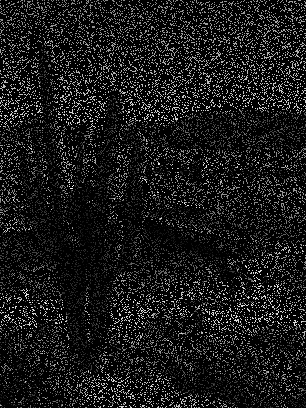
%> input picture img_restore/data/test/A.png, 306 x 408 px
$ octave --eval "result = extractHOGFeatures(imread('../../img_restore/data/test/A.png'));"   (GNU Octave 9; MATLAB toolbox functions it lacks are replaced by stand-ins)
%> lines starting %> are read from the running program, lines starting %| are printed output that depends on the picture
function featurevec = extractHOGFeatures(img)
img=double(img);
step=8;
%step*step个像素作为一个cell
[m1, n1]=size(img);
%> m1 = 408; n1 = 306
img=imresize(img,[floor(m1/step)*step,floor(n1/step)*step],'nearest');
%> img: size 408x304 double
[m, n]=size(img);
%> m = 408; n = 304

% 2、%伽马校正
img=sqrt(img);
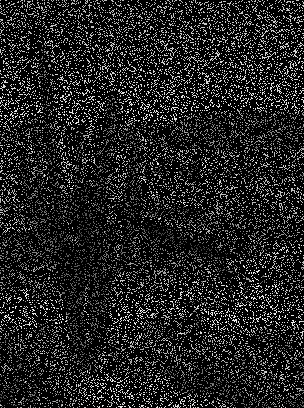
%> img: size 408x304 double; min 0, max 15.97, mean 2.21; drawn with min black and max white

% 3、求梯度和方向
fy=[-1 0 1];
fx=fy';
Iy=imfilter(img,fy,'replicate');    %竖直梯度
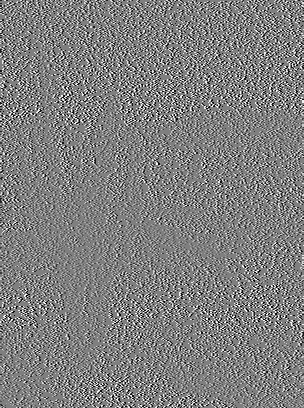
%> Iy: size 408x304 double; min -15.97, max 15.97, mean -0.00193; drawn with min black and max white
Ix=imfilter(img,fx,'replicate');    %水平梯度
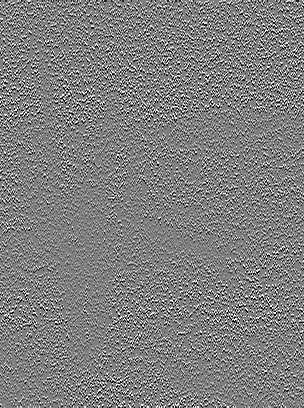
%> Ix: size 408x304 double; min -15.97, max 15.97, mean -0.000248; drawn with min black and max white
Ied=sqrt(Ix.^2+Iy.^2);              %梯度值
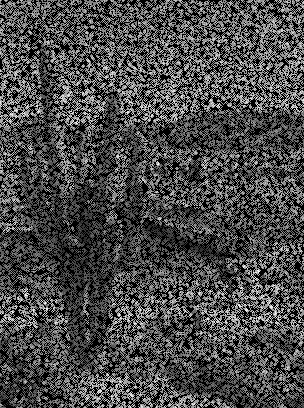
%> Ied: size 408x304 double; min 0, max 22.25, mean 6.5; drawn with min black and max white
Iphase=Iy./Ix;
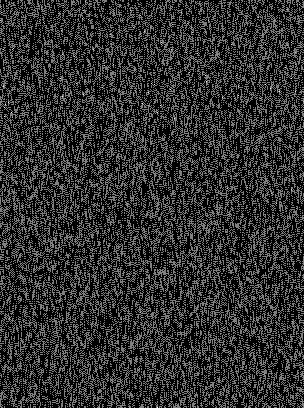
%> Iphase: size 408x304 double; 64.33% of the values are NaN or infinite; the others: min -434.3, max 430.5, mean 0.121; drawn with min black, max white, NaN and infinite black
the=atan(Iphase)*180/3.14159;
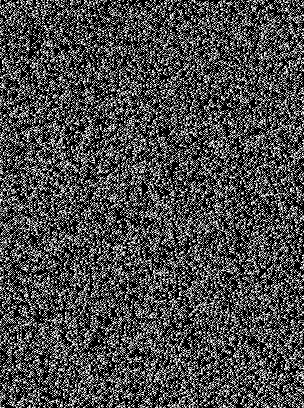
%> the: size 408x304 double; 41.77% of the values are NaN or infinite; the others: min -90, max 90, mean 0.185; drawn with min black, max white, NaN and infinite black
%求梯度角度

for i=1:m
    for j=1:n
        if(Ix(i,j)>=0 && Iy(i,j)>=0) %第一象限
            the(i,j)=the(i,j);
        elseif(Ix(i,j)<=0 && Iy(i,j)>=0) %第二象限
            the(i,j)=the(i,j)+180;
        elseif(Ix(i,j)<=0 && Iy(i,j)<=0) %第三象限
            the(i,j)=the(i,j)+180;
        elseif(Ix(i,j)>=0 && Iy(i,j)<=0) %第四象限
            the(i,j)=the(i,j)+360;
        end

        if isnan(the(i,j))==1
            the(i,j)=0;
        end

    end
end
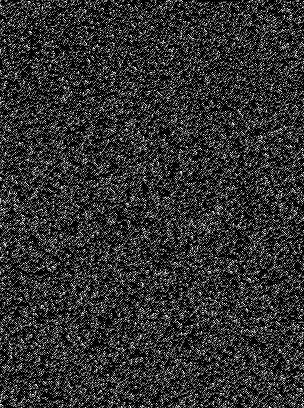
%> the: size 408x304 double; min 0, max 359.9, mean 63.3; drawn with min black and max white
the=the+0.000001;

% 4、划分cell，求cell的直方图( 1 cell = 8*8 pixel )
clear i j;

step=8;
orient=9;               %方向直方图的方向个数
jiao=360/orient;        %每个方向包含的角度数
Cell=cell(1,1);
ii=1;
jj=1;

for i=1:step:m
    ii=1;
    for j=1:step:n
        Hist1(1:orient)=0;
        for p=1:step
            for q=1:step
                %梯度方向直方图
                Hist1(ceil(the(i+p-1,j+q-1)/jiao))=Hist1(ceil(the(i+p-1,j+q-1)/jiao))+Ied(i+p-1,j+q-1);
            end
        end
        Cell{ii,jj}=Hist1;
        ii=ii+1;
    end
    jj=jj+1;
end
%> after the loop, Cell = 1938 items; Hist1 = [36.44 8.31 86.35 27.51 50.38 17.34 0 34.48 6.21]

% 5、划分block，求block的特征值,使用重叠方式( 1 block = 2*2 cell )
clear m n i j;
[m, n]=size(Cell);
%> m = 38; n = 51
feature=cell(1,(m-1)*(n-1));
%> feature = 1850 items
for i=1:m-1
    for j=1:n-1
        block=[Cell{i,j}(:)' Cell{i,j+1}(:)' Cell{i+1,j}(:)' Cell{i+1,j+1}(:)'];
        block=block./sum(block);
        feature{(i-1)*(n-1)+j}=block;
    end
end
%> this loop made 37 passes

% 6、图像的HOG特征值
[~, n]=size(feature);
%> n = 1850
l=2*2*orient;
featurevec=zeros(1,n*l);
for i=1:n
    featurevec((i-1)*l+1:i*l)=feature{i}(:);
end

[m,n]=find(isnan(featurevec)==1);
%> m = []; n = []
featurevec(m,n)=0;
featurevec( find(featurevec==0) )=[];
end
